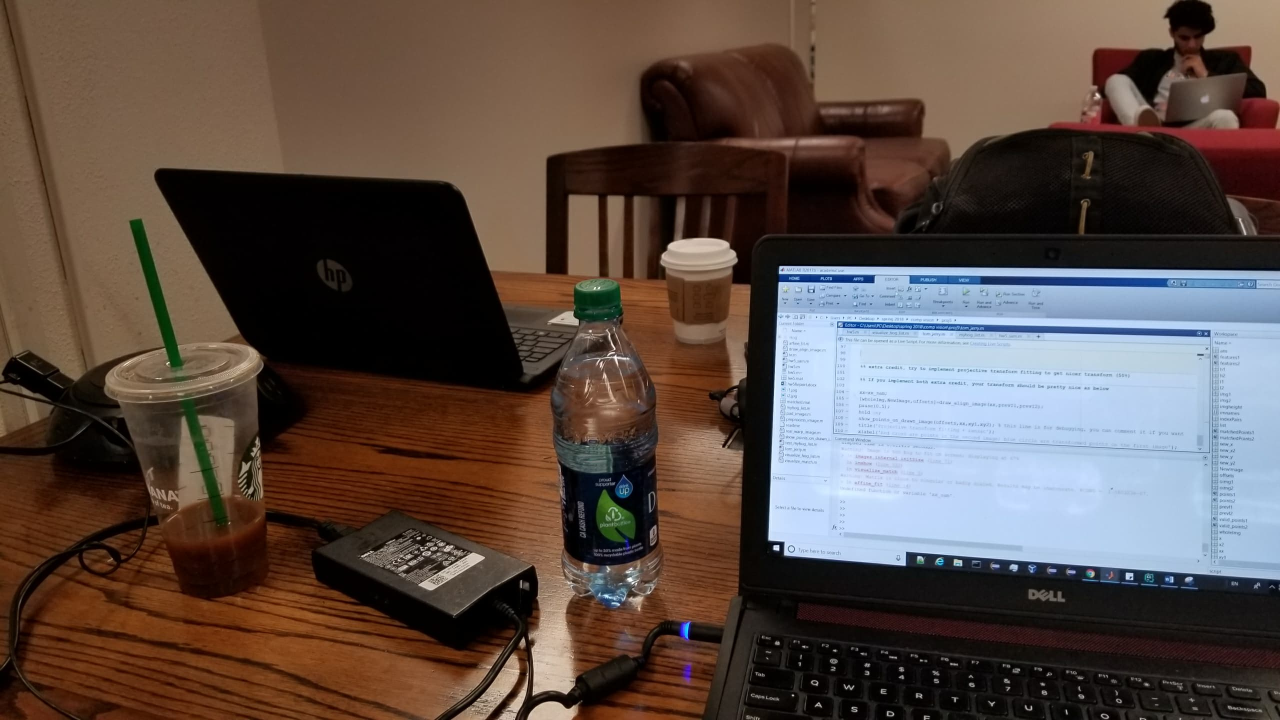
%> input picture proj 5/myPic1.jpg, 2560 x 1440 px (shown at 1/2 size)
$ octave tom_jerry.m   (GNU Octave 9; MATLAB toolbox functions it lacks are replaced by stand-ins)
%> lines starting %> are read from the running program, lines starting %| are printed output that depends on the picture; in (x1, y1, x2, y2) boxes, pixels count from 0 and x2, y2 are one past the last pixel; in counts of white or black regions, pixels touching at a corner belong together; the program's own positions count from 1
### proj 5/preprocess_image.m
function I1=preprocess_image(I1,pad)

if ~exist('pad','var')
    pad=15;
end

    I1=imresize(I1,[512,512/size(I1,1)*size(I1,2)]);
    I1=pad_image(I1,pad);

### proj 5/pad_image.m
function Io=pad_image(I,pad)

nsize=size(I);
nsize(1:2)=nsize(1:2)+2*[pad pad];

Io=uint8(zeros(nsize));

if numel(size(I))==3
    Io(pad+1:end-pad,pad+1:end-pad,:)=I;
elseif numel(size(I))==2
    Io(pad+1:end-pad,pad+1:end-pad)=I;
else
    error('Dimension of I is invalid. Either 2d or 3d.');
end

### proj 5/myhog_list.m
%samuel.cheng@ou.edu

function h=myhog_list(I,list,r,nbins)

if length(size(I))~=2
    error('Image should be 2-dim')
end

if ~exist('nbins','var')
    nbins=4;
end

if ~exist('r','var')
    r=4;
end

nI=zeros(ceil(size(I)/r)*r);

nI(1:size(I,1),1:size(I,2))=I;
%nI=I; % skip padding

xI=filter2([-1 0 1],nI);
yI=filter2([-1; 0; 1],nI);

[theta,rho]=cart2pol(xI,yI);

theta=mod(theta,2*pi);
binsize=2*pi/nbins;
th=mod(theta+binsize/2,2*pi);
tbin=ceil(th/binsize+1e-10);
%bincenters=2*pi*(0:nbins)/nbins;

%vbin=tbin(:); vrho=rho(:);
rhos=zeros([size(tbin) nbins]);
[I,J]=ndgrid(1:size(tbin,1), 1:size(tbin,2));
K=sub2ind(size(tbin),I(:),J(:));
rhos(sub2ind(size(rhos),I(:),J(:),tbin(K)))=rho(sub2ind(size(rho),I(:),J(:)));


%rhos=zeros(8,8,2); rhos(1:4,1:4,:)=1; rhos(5:8,5:8,:)=2; %debug
[x,y]=ndgrid(-r:r,-r:r);
xi=reshape(kron(list(:,1),ones(numel(x),1)),[size(x),size(list,1)]);
yi=reshape(kron(list(:,2),ones(numel(y),1)),[size(y),size(list,1)]);
xi=xi+repmat(x,[1,1,size(list,1)]);
yi=yi+repmat(y,[1,1,size(list,1)]);
xi=reshape(xi,[numel(x),size(list,1)]);
yi=reshape(yi,[numel(x),size(list,1)]);

hii=reshape(kron(1:nbins,ones(numel(xi),1)),[size(xi),nbins]);
xii=repmat(xi,[1,1,nbins]);
yii=repmat(yi,[1,1,nbins]);

rhoss=rhos(sub2ind(size(rhos),xii,yii,hii));
h=sum(rhoss);
h=reshape(h,[size(list,1),nbins]);

### proj 5/visualize_hog_list.m
% samuel.cheng@ou.edu

function hog=visualize_hog_list(hog,list,I,scaling_factor)

if ~exist('hog','var')
    error('Format: visualize_hog(hog). hog should be 3 dimensional data')
end
if length(size(hog))~=2
    error('Expect input to be two dimensional');
end

if size(hog,3)>20
    error('The third dimension have length > 20. It appears that there are too many bins for orientation of gradients.')
end

if ~exist('scaling_factor','var')
    scaling_factor=0.002;
end

%w=1;
figure;
if exist('I','var')
    imshow(I);
%    w=size(I,1)/size(hog,1);
end
%     % normalize input
%     %hog=hog./repmat(sum(hog,3),[1,1,size(hog,3)]);

%[x,y]=meshgrid(w*((1:size(hog,1))-0.5),w*((1:size(hog,2))-0.5));
x=list(:,1);
y=list(:,2);
for angleid=1:size(hog,2)
    angle=(angleid-1)*2*pi/size(hog,2);
    nx=x+hog(:,angleid)*scaling_factor*sin(angle);
    ny=y+hog(:,angleid)*scaling_factor*cos(angle);
    h=line([y(:)';ny(:)'],[x(:)';nx(:)']);
    set(h,'color',[0 0 0]);
end

if exist('I','var')
    truesize(gcf,[512 512/size(I,1)*size(I,2)]);
end

### proj 5/visualize_match.m
function visualize_match(xy1,xy2,I1,I2)

cimg=cat(1,I1,I2);
figure;
imshow(cimg); pause(0.5); hold on;
plot(xy1(1,:),xy1(2,:),'r*');
plot(xy2(1,:),xy2(2,:)+size(I2,1),'r*');
l=line([xy1(1,:);xy2(1,:)],[xy1(2,:);xy2(2,:)+size(I2,1)]);
set(l,'color','r');

### proj 5/affine_fit.m
function xx=affine_fit(xy1,xy2)

xy1=xy1./repmat(xy1(3,:),[3,1]); % make sure inputs are normalized
xy2=xy2./repmat(xy2(3,:),[3,1]);

i = 1;
A = [xy1(:,i)' 0 0 0 ; 0 0 0 xy1(:,i)' ];
B = [xy2(1:2,i)];
for i = 2:length(xy1(1,:))
    AA = [xy1(:,i)' 0 0 0 ; 0 0 0 xy1(:,i)' ];
    A = [A;AA];
    B = [B;xy2(1:2,i)];
end
xx = [reshape(inv(A'*A)*A'*B,3,2)';0 0 1];

### proj 5/real_warp_image.m
function [NewImage,offsets]=real_warp_image(I1c,xx)


maxoffsets=[1000 1000];

ImSize = size(I1c);
h = ImSize(1);
w = ImSize(2);
ImX = [1:ImSize(2)];
ImY = [1:ImSize(1)];
[ImX, ImY] = meshgrid(ImX,ImY);
ImTmp = ones(1,prod(size(ImX)));
ImX = ImX';
ImY = ImY';
ImX = ImX(:)';
ImY = ImY(:)';

rx=xx*[ImX;ImY;ImTmp];
rx=rx./repmat(rx(3,:),[3,1]);

dummy=min(rx');
offsets=ceil(-dummy(1:2));
offsets(offsets<0)=0;
offsets=min([offsets;maxoffsets]);

dummy=max(rx');
dummy=max([dummy(1:2); w h]);
dummy=min([dummy; maxoffsets*2]);

nh=ceil(dummy(2)+offsets(2)); nw=ceil(dummy(1)+offsets(1));

NewImage = zeros(ceil(nh),ceil(nw),3);

[ImX, ImY] = meshgrid((1:nw)-offsets(1),(1:nh)-offsets(2));
ImTmp = ones(1,prod(size(ImX)));
FinalXY = [ImX(:)';ImY(:)';ImTmp];
FinalXY1 = inv(xx)*FinalXY;
FinalXY1 = ceil(FinalXY1 ./repmat(FinalXY1(3,:),[3,1]));
FinalXY(3,:) = [];
FinalXY1(3,:) = [];

%
% NewImage(:,:,1) = zeros(ceil(nh),ceil(nw));
% NewImage(:,:,2) = NewImage(:,:,1);
% NewImage(:,:,3) = NewImage(:,:,1);
FinalXY(:, FinalXY1(1,:) <=0) = [];
FinalXY1(:, FinalXY1(1,:) <=0) = [];

FinalXY(:, FinalXY1(1,:) >w ) = [];
FinalXY1(:, FinalXY1(1,:) >w ) = [];

FinalXY(:, FinalXY1(2,:) <=0) = [];
FinalXY1(:, FinalXY1(2,:) <=0) = [];

FinalXY(:, FinalXY1(2,:) >h ) = [];
FinalXY1(:, FinalXY1(2,:) >h ) = [];


NewImage((FinalXY(1,:)-1+offsets(1))*nh+FinalXY(2,:)+offsets(2)) = I1c((FinalXY1(1,:)-1)*h+FinalXY1(2,:));
NewImage((FinalXY(1,:)-1+offsets(1))*nh+FinalXY(2,:)+offsets(2)+nw*nh) = I1c((FinalXY1(1,:)-1)*h+FinalXY1(2,:)+w*h);
NewImage((FinalXY(1,:)-1+offsets(1))*nh+FinalXY(2,:)+offsets(2)+nw*nh*2) = I1c((FinalXY1(1,:)-1)*h+FinalXY1(2,:)+w*h*2);
%offsets=[0,0];

### proj 5/draw_align_image.m
function [wholeImg,NewImage,offsets]=draw_align_image(xx,I1c,I2c)


[NewImage,offsets] = real_warp_image(I1c,xx);
wholeImg=zeros(size(NewImage));
wholeImg((1:size(I2c,1))+offsets(2),(1:size(I2c,2))+offsets(1),:)=I2c;
S=sum(wholeImg,3);
mask=zeros(size(S));
mask(S>0)=mask(S>0)+1;
S=sum(NewImage,3);
mask(S>0)=mask(S>0)+1;
mask(mask==0)=1;
wholeImg=wholeImg+NewImage;
wholeImg=wholeImg./repmat(mask,[1,1,3]);

figure;
imshow(uint8(wholeImg));

### proj 5/show_points_on_drawn_image.m
function show_points_on_drawn_image(offsets,xx,xy1,xy2)

    nxy1=xx*xy1; nxy1=nxy1./repmat(nxy1(3,:),[3,1]);

    nxy1=nxy1+repmat([offsets';0],[1,size(nxy1,2)]);
    nxy2=xy2+repmat([offsets';0],[1,size(xy2,2)]);

    plot(nxy1(1,:),nxy1(2,:),'bo');
    plot(nxy2(1,:),nxy2(2,:),'rx');

### proj 5/tom_jerry.m
% run this script
%imnames={'i1.jpg','i2.jpg'};
imnames={'myPic1.jpg','myPic2.jpg'};

% resize image to reduce complexity
% pad image to avoid boundary problem
prevI1=preprocess_image(imread(imnames{1}));
prevI2=preprocess_image(imread(imnames{2}));
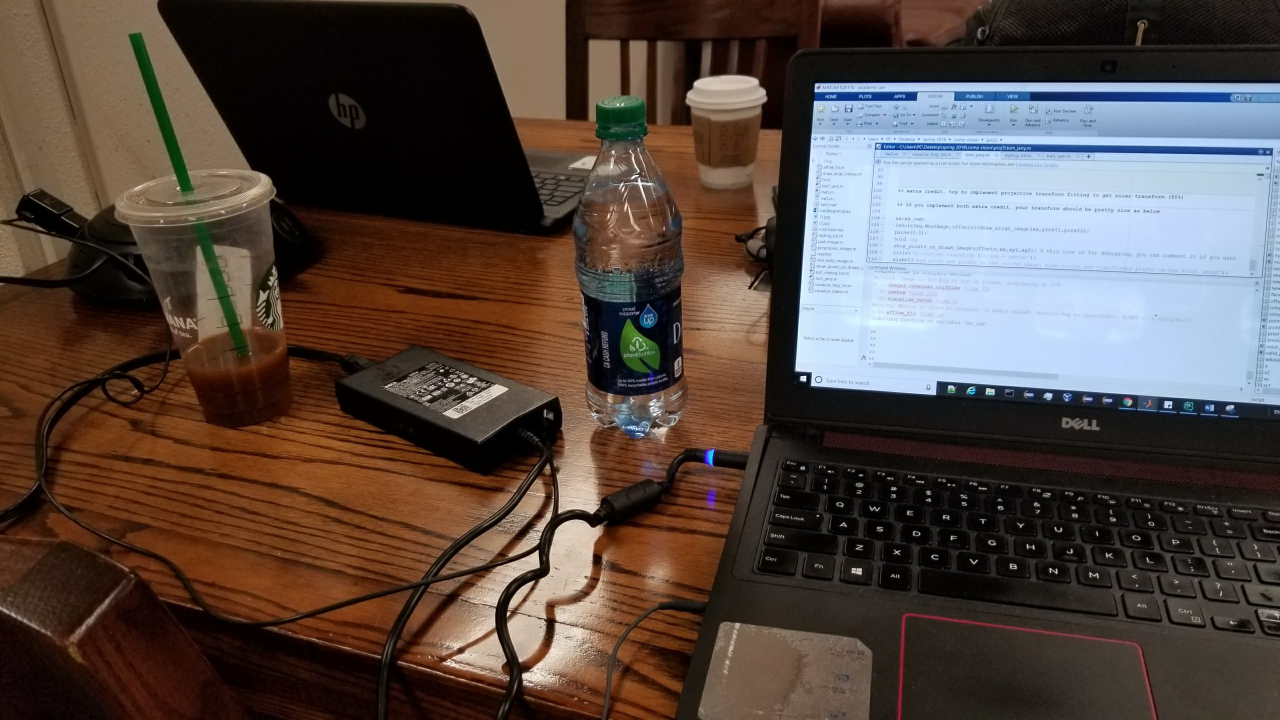
%> input picture proj 5/myPic2.jpg, 2560 x 1440 px (shown at 1/2 size)
I1 = rgb2gray(prevI1);
%> I1: size 542x941 uint8
I2 = rgb2gray(prevI2);

%I1 = rgb2gray(prevI1);
%I2 = rgb2gray(prevI2);

% Find the corners.
points1 = detectHarrisFeatures(I1);
%> points1 = 381 points; strongest (x, y): (568, 405), (392, 526), (572, 402), (571, 206), (563, 399)
points2 = detectHarrisFeatures(I2);
%> points2 = 487 points; strongest (x, y): (588, 285), (398, 408), (591, 282), (594, 289), (709, 415)

% Extract the neighborhood features.
[features1,valid_points1] = extractFeatures(I1,points1);
%> valid_points1 = 260 points; strongest (x, y): (568, 405), (572, 402), (571, 206), (563, 399), (659, 417)
[features2,valid_points2] = extractFeatures(I2,points2);
%> valid_points2 = 408 points; strongest (x, y): (588, 285), (398, 408), (591, 282), (594, 289), (709, 415)

% Match the features.
indexPairs = matchFeatures(features1,features2);
%> indexPairs = 142 rows, first 12: [1 1; 3 4; 5 3; 6 5; 7 6; 10 9; 11 12; 13 13; 14 14; 20 23; 21 26; 22 28]

% Retrieve the locations of the corresponding points for each image.
matchedPoints1 = valid_points1(indexPairs(:,1),:);
%> matchedPoints1 = 142 points; strongest (x, y): (572, 402), (563, 399), (659, 417), (574, 410), (571, 217)
matchedPoints2 = valid_points2(indexPairs(:,2),:);
%> matchedPoints2 = 142 points; strongest (x, y): (591, 282), (594, 289), (582, 279), (692, 290), (681, 295)

figure; showMatchedFeatures(I1,I2,matchedPoints1,matchedPoints2);

%% Todo
% find match coordinates from I1 to I2
% You should comment the following line and create xy1 and xy2 leveraging
% the HOG features created in HW4
% xy1 contains list of positions in I1 that match with positions in I2
% (stored in xy2)
% xy1 and xy2 are homogenous coordinate, each column is one point
% first coordinate of a point is the horizontal coordinate of the image
% second coordinate of the point is the vertical coordinate
oimg1=imread('myPic1.jpg');
%> oimg1 is the input picture: size 1440x2560x3 uint8; mean R, G, B 91, 76.5, 69.8
oimg1=rgb2gray(oimg1);
%> oimg1: size 1440x2560 uint8
imgheight=128;
img1=imresize(oimg1,[imgheight,imgheight/size(oimg1,1)*size(oimg1,2)]);
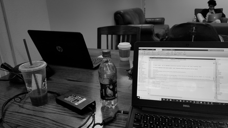
%> img1: size 128x228 uint8; min 0, max 231, mean 80.1

% list should hold matched points?
x = matchedPoints1.Location(1:end,2);
%> x = 142 values, max 481 at index 42, min 184 at index 67, mean 364.9
y = matchedPoints1.Location(1:end,1);
%> y = 142 values from 95 to 850

new_x = round(x.*128/542);
%> new_x = 142 values, max 114 at index 42, min 43 at index 67, mean 86.17
new_y = round(y.*227/936);
%> new_y = 142 values from 23 to 206
list=[new_x(:) new_y(:)];
%> list = 142 rows, first 12: [98 23; 86 32; 65 33; 87 33; 86 33; 69 40; 85 45; 81 46; 83 46; 77 48; 83 49; 97 66]
tic; h1=myhog_list(img1,list,4,4); toc; % compute hog at the locations in the list
%> in myhog_list, `h=reshape(h,[size(list,1),nbins]);`: h = 142 rows, first 8: [484.9 824.8 349.7 656.7; 1465.3 488.9 960.7 545.7; 837.9 709.2 795.9 333.3; 1080.5 428 1095.7 908; 1275 428 1237.1 607.5; 314.1 649.1 38.64 1855; 532 460 1799.8 493.1; 502.2 541.9 2027.6 330.5]
%> after `h1=myhog_list(img1,list,4,4)`: h1 has the same summary as h in myhog_list
visualize_hog_list(h1,list,img1);
%> in visualize_hog_list, `x=list(:,1);`: x has the same summary as new_x outside visualize_hog_list
%> in visualize_hog_list, `y=list(:,2);`: y = 142 values from 23 to 206
%> the loop in visualize_hog_list, `for angleid=1:size(hog,2)` made 4 passes
%> angle on passes 1 to 4: 0, 1.57, 3.14, 4.71
xy1(1,:) = y;
xy1(2,:) = x;
xy1(3,:) = ones(1,size(x,1));

oimg2=imread('myPic2.jpg');
%> oimg2 is the input picture: size 1440x2560x3 uint8; mean R, G, B 84.8, 71.7, 65.5
oimg2=rgb2gray(oimg2);
%> oimg2: size 1440x2560 uint8
imgheight=128;
img2=imresize(oimg2,[imgheight,imgheight/size(oimg2,1)*size(oimg2,2)]);
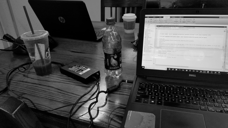
%> img2: size 128x228 uint8; min 0, max 241, mean 74.9
%[x,y]=ndgrid(10:10:120,10:10:220); % locations to compute HOGs
x2 = matchedPoints2.Location(1:end,2);
%> x2 = 142 values, max 356 at index 42, min 68 at index 67, mean 243
y2 = matchedPoints2.Location(1:end,1);
%> y2 = 142 values, max 878 at index 142, min 112 at index 1, mean 532.7

new_x2 = round(x2.*128/542);
%> new_x2 = 142 values, max 84 at index 42, min 16 at index 67, mean 57.35
new_y2 = round(y2.*227/936);
%> new_y2 = 142 values, max 213 at index 142, min 27 at index 1, mean 129.2
list=[new_x2(:) new_y2(:)];
%> list = 142 rows, first 12: [69 27; 57 35; 35 35; 59 36; 57 36; 39 42; 56 48; 53 49; 55 49; 49 51; 54 52; 69 71]

tic; h2=myhog_list(img2,list,4,4); toc; % compute hog at the locations in the list
%> call 2 of myhog_list, with r = 4, nbins = 4
%> in myhog_list (call 2), `rhoss=rhos(sub2ind(size(rhos),xii,yii,hii));`:
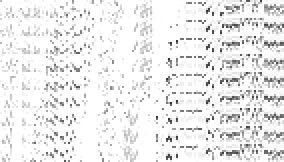
%> rhoss: size 81x142x4 double (shown 2 times larger); mean R, G, B, A 9.5, 12.4, 7, 18.4; transparent parts drawn white
%> in myhog_list (call 2), `h=reshape(h,[size(list,1),nbins]);`: h = 142 rows, first 8: [571.6 874.2 371.7 469.4; 1571.1 604.6 675.2 855.1; 719.3 495.2 766.2 718; 1044.9 521.9 639.1 1108.9; 1209.9 518.7 1046.1 955.5; 419.1 214.5 23.62 1868.8; 439 508.4 1792.8 650.5; 572.2 695.9 2373.5 246]
%> after `h2=myhog_list(img2,list,4,4)`: h2 has the same summary as h in myhog_list
visualize_hog_list(h2,list,img2);
%> the loop in visualize_hog_list (call 2), `for angleid=1:size(hog,2)` made 4 passes

xy2(1,:) = y2;
xy2(2,:) = x2;
xy2(3,:) = ones(1,size(x2,1));
%load hw5.mat % you should comment this line, this load my pre-matched pair list and transform
% check out xy1,xy2 and xx_sam
%% Don't need to change here
% visualize your points
% visualize_match(xy1,xy2,I1,I2);
visualize_match(xy1,xy2,I1,I2)
%> in visualize_match, `cimg=cat(1,I1,I2);`:
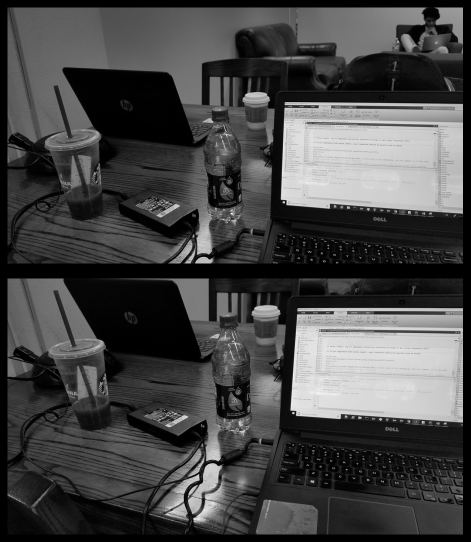
%> cimg: size 1084x941 uint8 (shown at 1/2 size); min 0, max 255, mean 70.9

xx=affine_fit(xy1,xy2); % note that xy1 and xy2 are in homogenous coordinates, each column is one point
%> in affine_fit, `xy1=xy1./repmat(xy1(3,:),[3,1]);`: xy1 = 142 columns, first 8: [95 131 135 135 137 166 185 191; 413 365 274 370 365 291 358 345; 1 1 1 1 1 1 1 1]
%> in affine_fit, `xy2=xy2./repmat(xy2(3,:),[3,1]);`: xy2 = 142 columns, first 8: [112 144 143 149 150 175 199 203; 293 242 149 248 243 167 238 223; 1 1 1 1 1 1 1 1]
%> in affine_fit, `A = [xy1(:,i)' 0 0 0 ; 0 0 0 xy1(:,i)' ];`: A = [95 413 1 0 0 0; 0 0 0 95 413 1]
%> in affine_fit, `B = [xy2(1:2,i)];`: B = [112; 293]
%> the loop in affine_fit, `for i = 2:length(xy1(1,:))` made 141 passes
%> AA on passes 6 to 17: [185 358 1 0 0 0; 0 0 0 185 358 1], [191 345 1 0 0 0; 0 0 0 191 345 1], [191 352 1 0 0 0; 0 0 0 191 352 1], [199 328 1 0 0 0; 0 0 0 199 328 1], [201 350 1 0 0 0; 0 0 0 201 350 1], [274 411 1 0 0 0; 0 0 0 274 411 1], [280 408 1 0 0 0; 0 0 0 280 408 1], [290 403 1 0 0 0; 0 0 0 290 403 1], [292 419 1 0 0 0; 0 0 0 292 419 1], [295 400 1 0 0 0; 0 0 0 295 400 1], [301 400 1 0 0 0; 0 0 0 301 400 1], [303 422 1 0 0 0; 0 0 0 303 422 1]
%> (AA, B) on passes 1 to 5: ([131 365 1 0 0 0; 0 0 0 131 365 1], [112; 293; 144; 242]), ([135 274 1 0 0 0; 0 0 0 135 274 1], [112; 293; 144; 242; 143; 149]), ([135 370 1 0 0 0; 0 0 0 135 370 1], [112; 293; 144; 242; 143; 149; 149; 248]), ([137 365 1 0 0 0; 0 0 0 137 365 1], [112; 293; 144; 242; 143; 149; 149; 248; 150; 243]), ([166 291 1 0 0 0; 0 0 0 166 291 1], [112; 293; 144; 242; 143; 149; 149; 248; 150; 243; 175; 167])
%> after the loop in affine_fit, `for i = 2:length(xy1(1,:))`: A = 284 rows, first 8: [95 413 1 0 0 0; 0 0 0 95 413 1; 131 365 1 0 0 0; 0 0 0 131 365 1; 135 274 1 0 0 0; 0 0 0 135 274 1; 135 370 1 0 0 0; 0 0 0 135 370 1]; B = 284 values, max 878 at index 283, min 68 at index 134, mean 387.9
%> in affine_fit, `xx = [reshape(inv(A'*A)*A'*B,3,2)';0 0 1];`: xx = [1.02 -0.0186 15.83; -0.0048 1.01 -123.1; 0 0 1]
%> xx = [1.02 -0.0186 15.83; -0.0048 1.01 -123.1; 0 0 1]
% check out the predefined example in hw5.mat

[wholeImg,NewImage,offsets]=draw_align_image(xx,prevI1,prevI2);
%> in real_warp_image, `dummy=min(rx');`: dummy = [6.79 -126.6 1]
%> in real_warp_image, `offsets=ceil(-dummy(1:2));`: offsets = [-6 127]
%> in real_warp_image, `offsets=min([offsets;maxoffsets]);`: offsets = [0 127]
%> in real_warp_image, `dummy=max(rx');`: dummy = [978.4 424.3 1]
%> in real_warp_image, `dummy=max([dummy(1:2); w h]);`: dummy = [978.4 542]
%> in real_warp_image, `nh=ceil(dummy(2)+offsets(2))`: nh = 669
%> in real_warp_image, `nw=ceil(dummy(1)+offsets(1))`: nw = 979
%> in real_warp_image, `NewImage = zeros(ceil(nh),ceil(nw),3);`: NewImage: size 669x979x3 double; every value is 0
%> in real_warp_image, `NewImage((FinalXY(1,:)-1+offsets(1))*nh+FinalXY(2,:)+offsets(2)+nw*nh*..`:
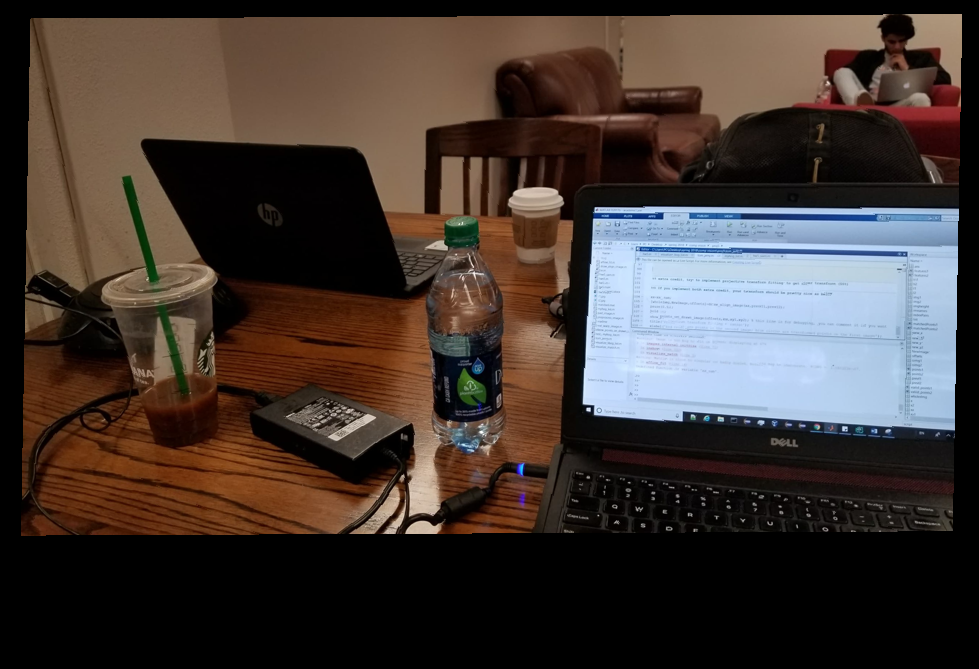
%> NewImage: size 669x979x3 double; mean R, G, B 67, 56.3, 51.4
%> in draw_align_image, `[NewImage,offsets] = real_warp_image(I1c,xx);`: offsets = [0 127]
%> in draw_align_image, `mask(S>0)=mask(S>0)+1;`:
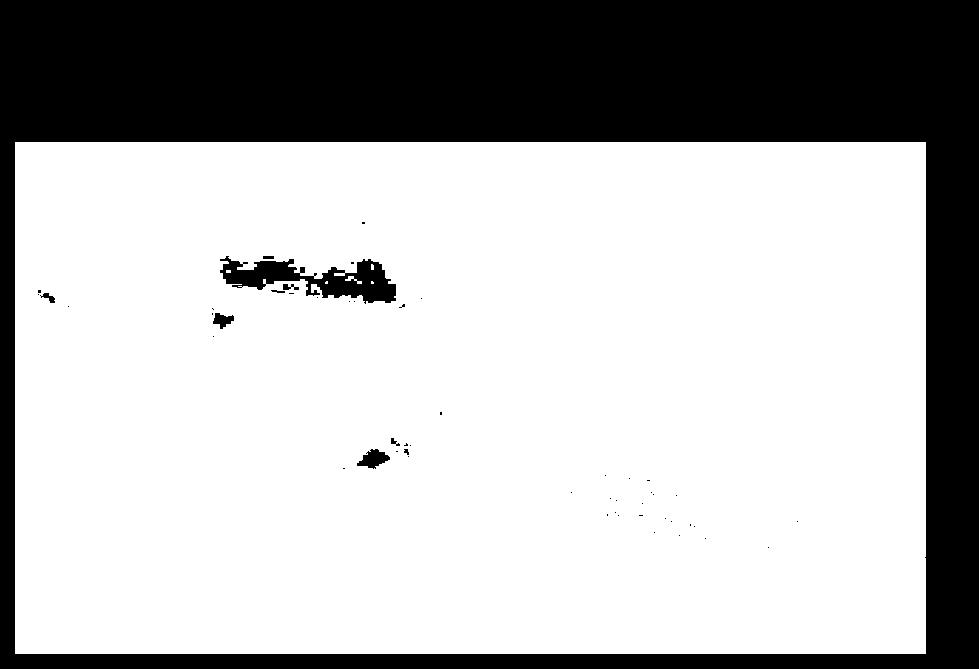
%> mask: size 669x979 double; values 0 (black) and 1 (white), 70.5% white; 53 black regions (43 under 20 px), largest, box (x1, y1, x2, y2) and area: (0, 0, 979, 669) 188520, (220, 256, 396, 304) 3873, (357, 449, 390, 469) 372
%> offsets = [0 127]
pause(0.5); % workaround for matlab bug with imshow and hold
hold on;
show_points_on_drawn_image(offsets,xx,xy1,xy2); % this line is for debugging, you can comment it if you want
%> in show_points_on_drawn_image, `nxy1=xx*xy1`: nxy1 = 142 columns, first 8: [105.3 143.1 148.8 147.1 149.2 180.2 198.4 204.8; 293.6 244.9 153 250 244.9 170 237.6 224.5; 1 1 1 1 1 1 1 1]
%> in show_points_on_drawn_image, `nxy1=nxy1+repmat([offsets';0],[1,size(nxy1,2)]);`: nxy1 = 142 columns, first 8: [105.3 143.1 148.8 147.1 149.2 180.2 198.4 204.8; 420.6 371.9 280 377 371.9 297 364.6 351.5; 1 1 1 1 1 1 1 1]
%> in show_points_on_drawn_image, `nxy2=xy2+repmat([offsets';0],[1,size(xy2,2)]);`: nxy2 = 142 columns, first 8: [112 144 143 149 150 175 199 203; 420 369 276 375 370 294 365 350; 1 1 1 1 1 1 1 1]
title('Affine transform without ransac');
xlabel('Red cross are points in the second image; blue circle are transformed points on the first image');

%% extra credit, try to implement ransac to get a better fitting (50%)


%% extra credit, try to implement projective transform fitting to get nicer transform (50%)

%% If you implement both extra credit, your transform should be pretty nice as below

%> (the run ends here)
